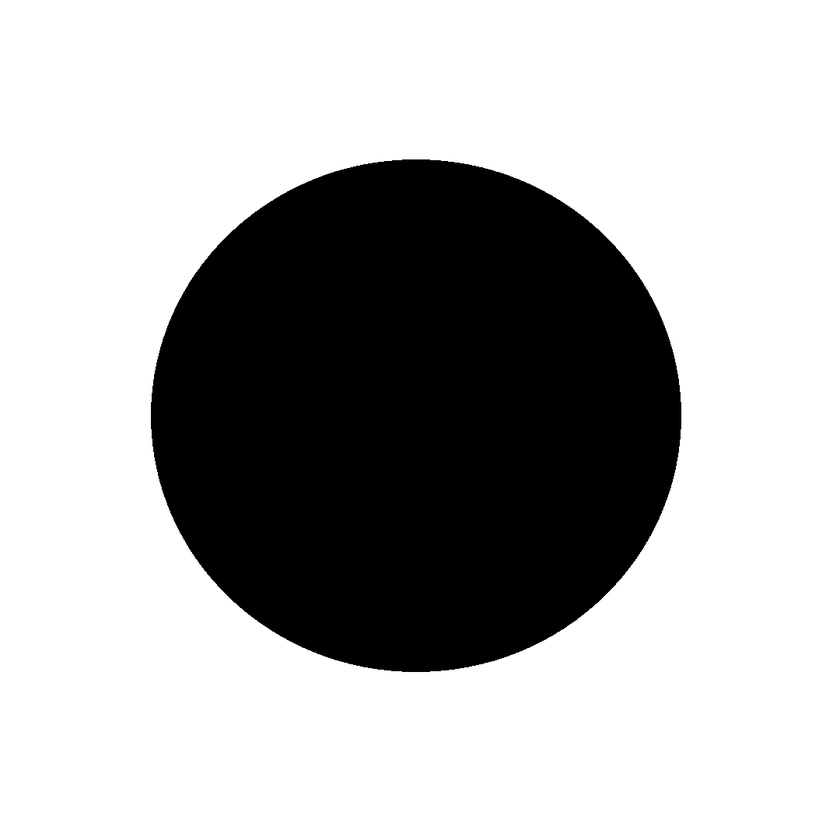
#> input picture tests/circle.png, 840 x 840 px, shrunk from 1080 x 1080 before the run
$ python sobel_filter.py   (older library calls are emulated)
#> lines starting #> are read from the running program, lines starting #| are printed output that depends on the picture
import cv2
import numpy as np
import matplotlib.pyplot as plt
# Define ASCII characters to represent edges
EDGES_GRAY_SCALE = r" |_/\\"

# Load text images for different edge directions
TEXT_IMAGES = [
    cv2.imread(f"./edgechar/{i}.png", cv2.IMREAD_GRAYSCALE) for i in range(5)
]
#> TEXT_IMAGES = 5 items
TEXT_RESOLUTION = 8  # Size of each ASCII character image

# Load the image
filename = "circle.png"
image = cv2.imread(filename, cv2.IMREAD_GRAYSCALE)
#> image is the input picture: shape (840, 840); min 0, max 255, mean 177.8
if image is None:
    raise ValueError(f"Could not open or find the image '{filename}'")

# Resize the image to a smaller size for processing
image_w, image_h = image.shape[1], image.shape[0]
#> image_w = 840; image_h = 840

# Apply Sobel filter in x and y directions
ksize = 7
sobelx = cv2.Sobel(image, cv2.CV_64F, 1, 0, ksize=ksize)
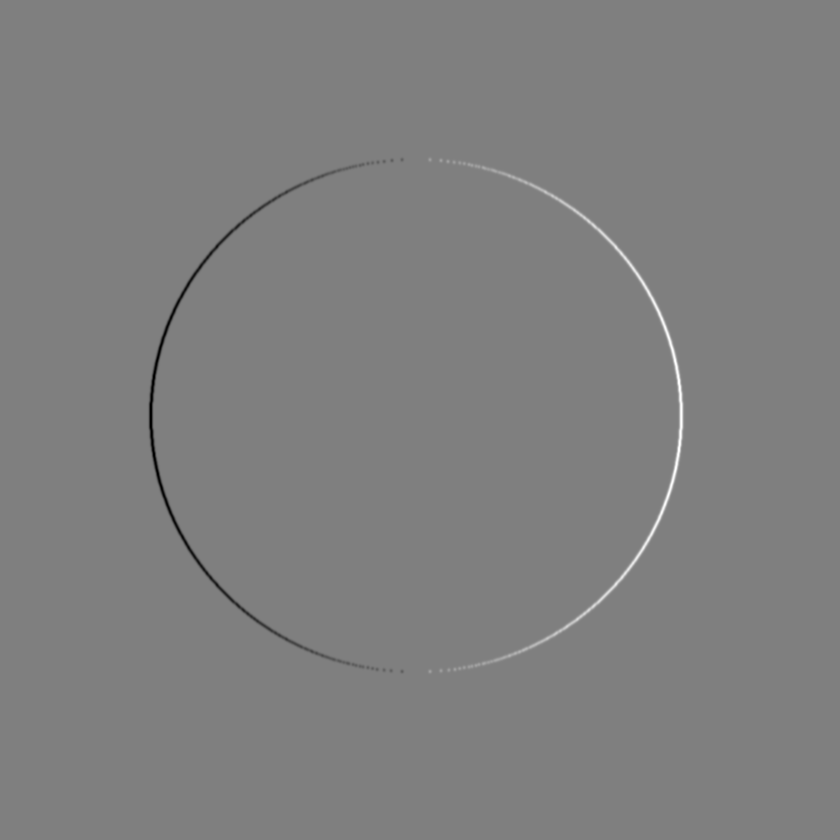
#> sobelx: shape (840, 840) float64; min -162688, max 162487, mean 0; drawn with min black and max white
sobely = cv2.Sobel(image, cv2.CV_64F, 0, 1, ksize=ksize)

# Calculate magnitude and angle of gradients
sobel_magnitude = cv2.magnitude(sobelx, sobely)
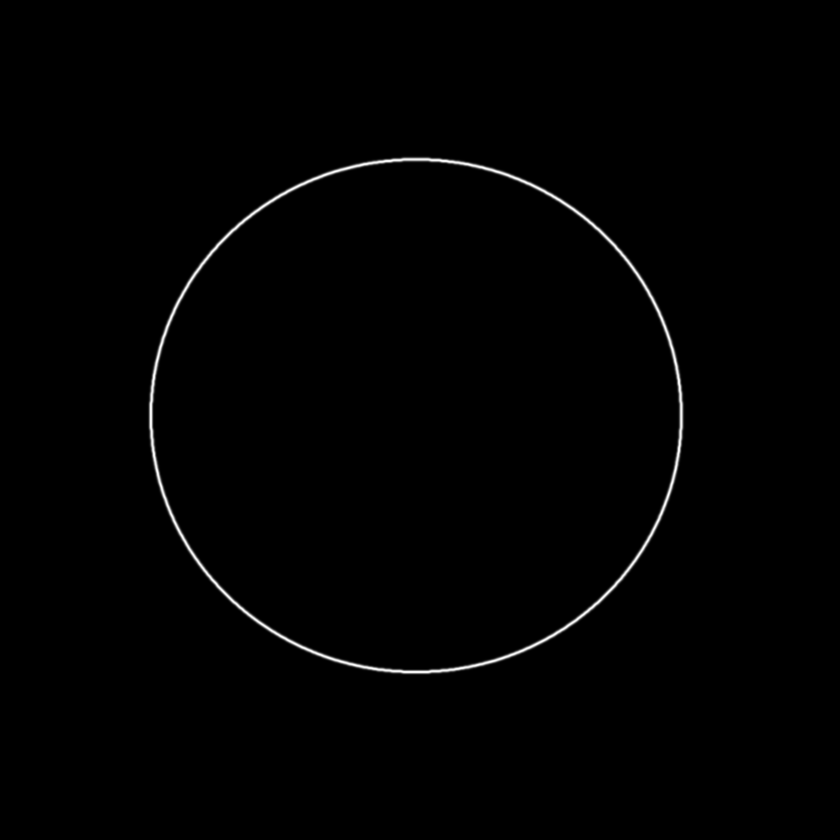
#> sobel_magnitude: shape (840, 840) float64; min 0, max 167894.3, mean 1214.6; drawn with min black and max white
sobel_angle = np.arctan2(sobely, sobelx) * (180 / np.pi)
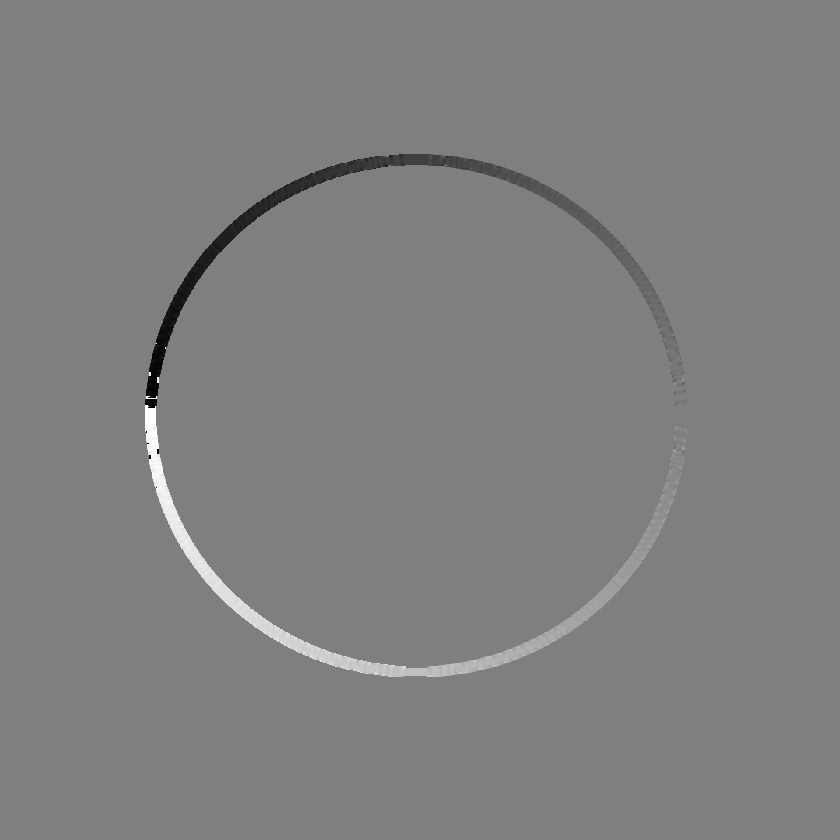
#> sobel_angle: shape (840, 840) float64; min -180, max 180, mean 0.1; drawn with min black and max white
# plt.hist(sobel_angle)
# plt.show()
sobel_angle = np.where(sobel_magnitude != 0, sobel_angle, np.nan)
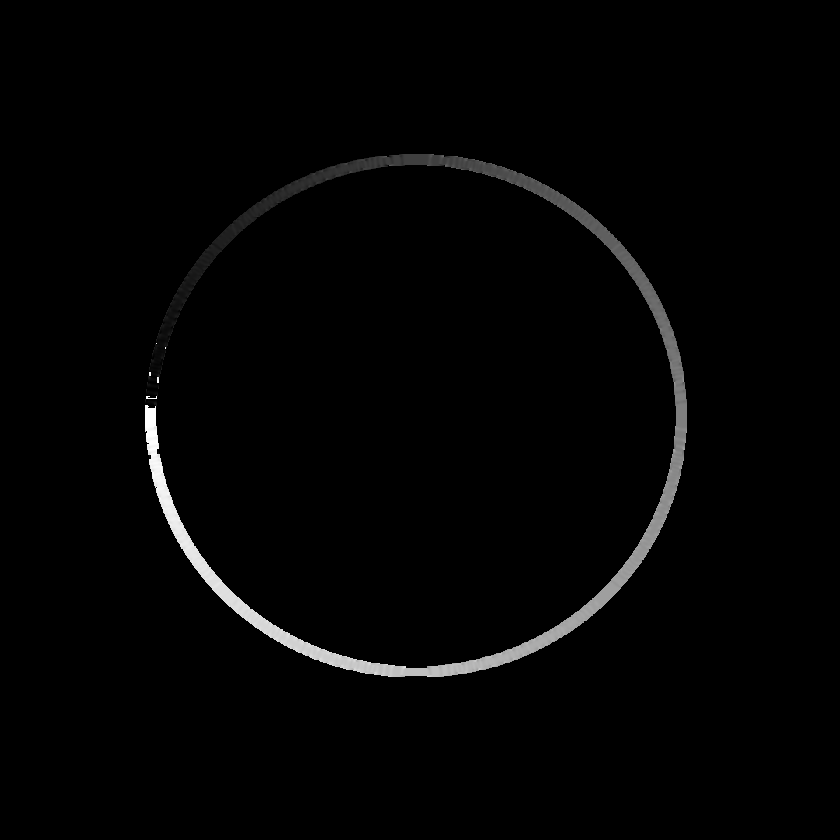
#> sobel_angle: shape (840, 840) float64; 97.15% of the values are NaN or infinite; the others: min -180, max 180, mean 1.92; drawn with min black, max white, NaN and infinite black


# Function to determine edge direction based on angle
def direction_threshold(theta):
    if np.isnan(theta):
        return 0

    angle_factor = 5
    abstheta = np.abs(theta)
    if 0.0 <= abstheta < 0.0 + angle_factor or 180 - angle_factor <= abstheta <= 180.0:
        return 1  # VERTICAL
    elif 90 - angle_factor <= abstheta < 90 + angle_factor:
        return 2  # HORIZONTAL
    elif 0.0 + angle_factor <= abstheta < 90 - angle_factor:
        return 3 if np.sign(theta) > 0 else 4  # DIAGONAL 1
    elif 90 + angle_factor < abstheta < 180 - angle_factor:
        return 4 if np.sign(theta) > 0 else 3  # DIAGONAL 2


# Vectorize the threshold function for efficient element-wise processing
vectorized_threshold = np.vectorize(direction_threshold)
edge_value = vectorized_threshold(sobel_angle)
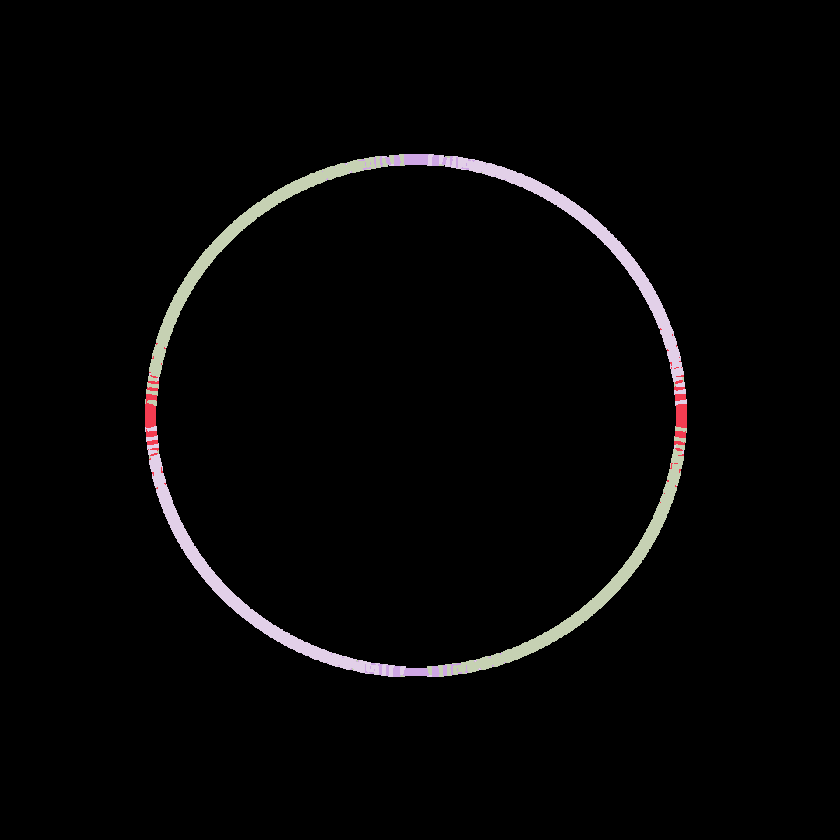
#> edge_value: shape (840, 840) int64; 5 distinct labels, from 0 to 4; one colour per label, 0 black

# Function to calculate the most frequent direction in an 8x8 grid
HIST_THRESH = 5


def most_frequent_direction(grid):
    hist, _ = np.histogram(grid, bins=np.arange(6))  # bins=[1, 2, 3, 4, 5]

    if hist.sum() > HIST_THRESH:

        return np.argmax(hist) # Matching max frequency with edge
    else:
        return 0


# Initialize the output array
output_array = np.zeros((image_h // 8, image_w // 8), dtype=np.uint8)

# Calculate the histogram for each 8x8 grid and set the most frequent direction
for i in range(0, image_h, 8):
    for j in range(0, image_w, 8):
        grid = edge_value[i : i + 8, j : j + 8]
        direction = most_frequent_direction(grid)
        output_array[i // 8, j // 8] = direction
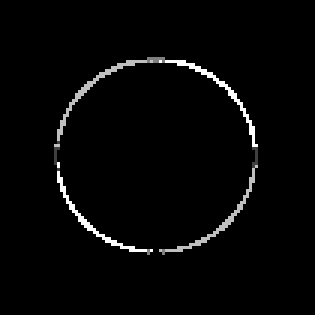
#> output_array: shape (105, 105) (shown 3 times larger); min 0, max 4, mean 0.0931; drawn with min black and max white

# Create the ASCII art image
ascii_img = np.zeros((image_h, image_w), dtype=np.uint8)
for y in range(image_h // 8):
    for x in range(image_w // 8):
        start_y = y * TEXT_RESOLUTION
        end_y = (y + 1) * TEXT_RESOLUTION
        start_x = x * TEXT_RESOLUTION
        end_x = (x + 1) * TEXT_RESOLUTION

        char_index = output_array[y, x]
        if char_index < len(TEXT_IMAGES):  # Ensure index is within range
            char_img = TEXT_IMAGES[char_index]
            if char_img is not None and char_img.shape == (
                TEXT_RESOLUTION,
                TEXT_RESOLUTION,
            ):
                ascii_img[start_y:end_y, start_x:end_x] = char_img
#> ascii_img: shape (840, 840); every value is 0

# Save the ASCII art image
cv2.imwrite("ascii_circle.png", ascii_img)
